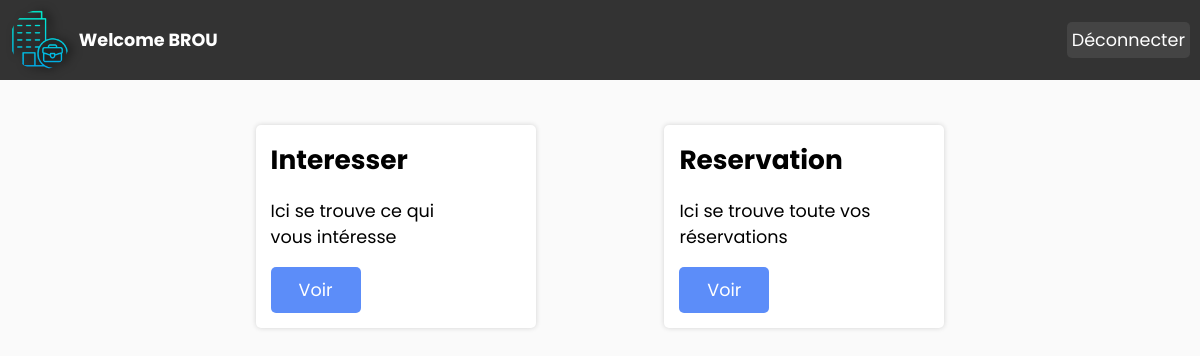
Before: /views/Clients/home.php (signed in) with the older database file.
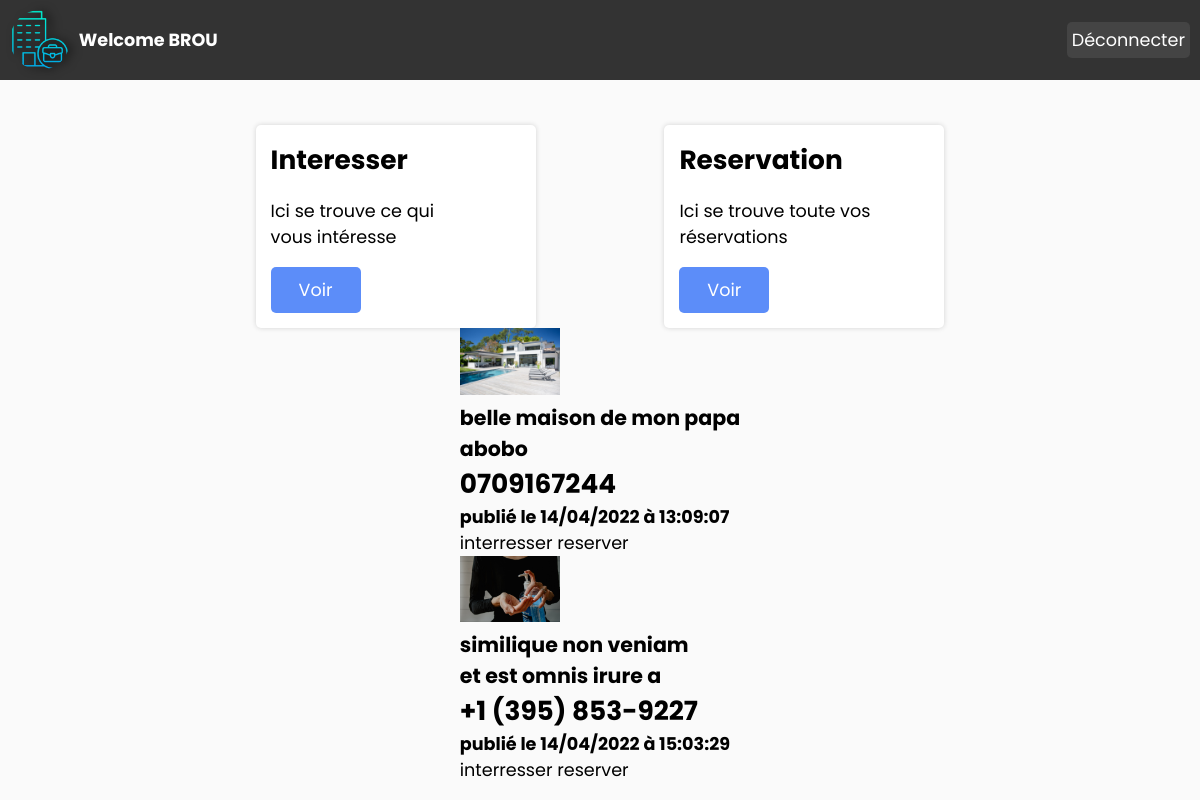
After: the same page with the newer database file.
### tables this page shows
CREATE TABLE `clients` (
  `id` int(11) NOT NULL,
  `nom` varchar(200) NOT NULL,
  `prenoms` varchar(200) NOT NULL,
  `pseudo` varchar(200) NOT NULL,
  `email` varchar(200) NOT NULL,
  `contact1` varchar(200) NOT NULL,
  `contact2` varchar(200) DEFAULT NULL,
  `password` varchar(225) NOT NULL,
  `cree_le` datetime NOT NULL DEFAULT current_timestamp()
);

CREATE TABLE `maisons` (
  `id` int(11) NOT NULL,
  `description` varchar(225) NOT NULL,
  `image` text NOT NULL,
  `lieu` varchar(200) NOT NULL,
  `contact` varchar(100) NOT NULL,
  `date` datetime DEFAULT current_timestamp()
);

### views/Clients/home.php (the view, shortened to what this page needs)
<?php
    require '../../dconnect.php';
    $connect = $pdo;
    if(!empty($_SESSION['imosam_pseudo']))
    {
        $user = $connect->prepare("SELECT * FROM clients WHERE pseudo = :pseudo");
        $user->execute(array(
            'pseudo' => $_SESSION['imosam_pseudo']
        ));
        $user = $user->fetch();
        $maisons = $connect->prepare("SELECT * FROM maisons");
        $maisons->execute();
        $maisons = $maisons->fetchAll();
    }
?>
<!DOCTYPE html>
<html lang="en">
<head>
    <?php include '../link.php';?>
</head>
<body>
    <div class="container">
        <?php include 'topHome.php';?>
        <div class="section">
            <div class="first">
                <?php if(!empty($user)):?>
                    <div class="block block1">
                        <h2>Interesser</h2>
                        <div class="box">
                            <p>Ici se trouve ce qui vous intéresse</p>
                            <img src="../../assets/images/aimer.png" alt="like" class="icon">
                        </div>
                        <a href="" class="consulter">Voir</a>
                    </div>
                    <div class="block block2">
                        <h2>Reservation</h2>
                        <div class="box">
                            <p>Ici se trouve toute vos réservations</p>
                            <img src="../../assets/images/reserver.png" alt="like" class="icon">
                        </div>
                        <a href="reserver.php" class="consulter">Voir</a>
                    </div>
                <?php else:?>
                    <h4 class="title2">En tant qu'invité vous ne pouvez ni réservé, ni publier...</h4>
                <?php endif;?>
            </div>
            <?php if(!empty($maisons)):?>
                <div class="maisons">
                    <?php foreach($maisons as $maison):?>
                        <div class="maison">
                            <img src="../../uploads/<?= $maison['image'];?>" alt="image_maison" width="100px">
                            <h3 class="description">
                            <?= $maison['description'] ;?>
                            </h3>
                            <h3 class="lieu"><?= $maison['lieu'] ;?></h3>
                            <h2 class="contact"><?= $maison['contact'] ;?></h2>
                            <h4 class="date">publié le <?= date('d/m/Y à H:i:s',strtotime($maison['date'])) ;?></h4>
                            <div class="btngroup">
                                <a href="" class="interesser" id="<?php echo $maison['id']?>">interresser</a>
                                <a href="" class="reserver" id="<?php echo $maison['id']?>">reserver</a>
                            </div>
                        </div>
                    <?php endforeach ;?>
                </div>
            <?php endif ;?>
        </div>
    </div>
</body>
</html>

### views/link.php (shortened to what this page needs)
<link rel="stylesheet" href="/SAMAEDI/IMMOBILIER/assets/css/style.css">

### views/Clients/topHome.php (shortened to what this page needs)
<div class="top">
    <?php if(!empty($user)):?>
        <h4 id="title"><img src="../../assets/images/logo.png" alt="" class="icon Uicon"> Welcome <?=mb_strtoupper($user['nom']);?></h4>
        <a href="logout.php" class="logout">Déconnecter</a>
    <?php endif;?>
</div>

### assets/css/style.css (style rules this page uses)
html { scroll-behavior: smooth; }
* { margin: 0; padding: 0; box-sizing: border-box; }
body { width: 100%; min-height: 100vh; background-color: #fafafa; }
.container { width: 100%; min-height: 50vh; max-width: 1500px; margin: 0 auto; display: flex; flex-direction: column; align-items: center; gap: 2em; }

### views/Clients/home.php (style rules this page uses)
body { font-size: 1.1rem; font-family: Poppins,serif; }
a { text-decoration: none; color: white; text-align: center; }
.top { background-color: #333; width: 100%; padding: 10px 10px; display: flex; justify-content: space-between; align-items: center; color: white; }
.top #title { display: flex; align-items: center; gap: 0.5em; }
.top .icon { width: 60px; }
.top a { background-color: #444; padding: 5px; border-radius: 5px; }
.Uicon { border-radius: 50%; filter: drop-shadow(5px 1px 5px #000); }
.section { width: 100%; padding: 10px 10px; display: flex; flex-direction: column; align-items: center; }
.first { display: flex; width: 90%; max-width: 800px; justify-content: space-around; align-items: center; gap: 1em; }
.block { padding: 15px; box-shadow: 0px 0px 5px #d3d3d3; border-radius: 5px; display: flex; flex-direction: column; gap: 1em; transition: all 0.1s; background-color: white; }
.block .box { display: flex; width: 250px; }
.box .icon { width: 50px; height: 50px; }
.consulter { background-color: #5c8df9; border-radius: 5px; padding: 10px; width: 80%; max-width: 90px; }
.btngroup a { color: black; }

Changed rows visible on the page:
added maisons: image (picture), description "belle maison de mon papa", lieu "abobo", contact "0709167244", date "14/04/2022 à 13:09:07"
added maisons: image (picture), description "similique non veniam", lieu "et est omnis irure a", contact "+1 (395) 853-9227", date "14/04/2022 à 15:03:29"
